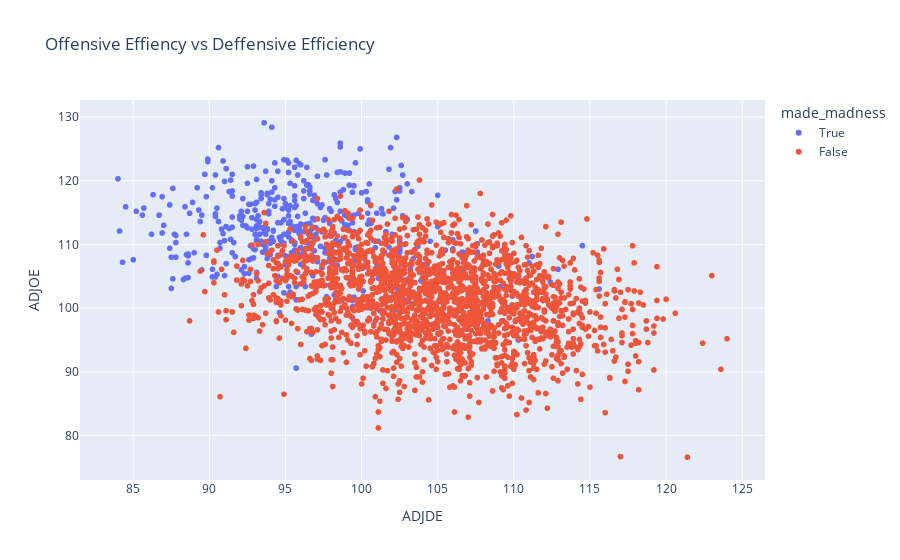

Notebook source saved alongside this figure:
### Code cell
fig = px.scatter(df, x='ADJDE', y='ADJOE', color='made_madness', title='Offensive Effiency vs Deffensive Efficiency')
fig.show()

### Figure 1 — Plotly figure (JSON) as saved in the notebook; plotly's stock layout.template omitted (floating-point values rounded to 4 significant figures; data arrays with more than 128 entries replaced by an {"elided": "..."} marker saying what was removed)
{"data": [{"hovertemplate": "made_madness=True<br>ADJDE=%{x}<br>ADJOE=%{y}<extra></extra>", "legendgroup": "True", "marker": {"color": "#636efa", "symbol": "circle"}, "mode": "markers", "name": "True", "showlegend": true, "type": "scattergl", "x": {"elided": "476 float values"}, "xaxis": "x", "y": {"elided": "476 float values"}, "yaxis": "y"}, {"hovertemplate": "made_madness=False<br>ADJDE=%{x}<br>ADJOE=%{y}<extra></extra>", "legendgroup": "False", "marker": {"color": "#EF553B", "symbol": "circle"}, "mode": "markers", "name": "False", "showlegend": true, "type": "scattergl", "x": {"elided": "1979 float values"}, "xaxis": "x", "y": {"elided": "1979 float values"}, "yaxis": "y"}], "layout": {"autosize": true, "legend": {"title": {"text": "made_madness"}, "tracegroupgap": 0}, "title": {"text": "Offensive Effiency vs Deffensive Efficiency"}, "xaxis": {"anchor": "y", "autorange": true, "domain": [0, 1], "range": [81.58, 126.4], "title": {"text": "ADJDE"}, "type": "linear"}, "yaxis": {"anchor": "x", "autorange": true, "domain": [0, 1], "range": [72.27, 133.4], "title": {"text": "ADJOE"}, "type": "linear"}}}
